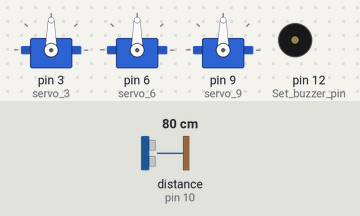
The sketch below on a simulated Arduino Uno, built with avr-gcc and run on an emulated ATmega328P. Shown: 3 × servo, buzzer (waves = sounding). Wiring (inferred from the names in the program): ultrasonic range finder: trigger pin 11; echo pin 10. The test bench sets the inputs (shaded band); at power-on: distance to the obstacle (sensor on pin 10) 80 cm. The echo pulse lasts 58.3 µs per cm; random numbers use the default seed unless the sketch sets one.

Above: at 1.2 s.
1.3 s: distance to the obstacle (sensor on pin 10) set to 23 cm
2.8 s: distance to the obstacle (sensor on pin 10) set to 19 cm
At 3.7 s:
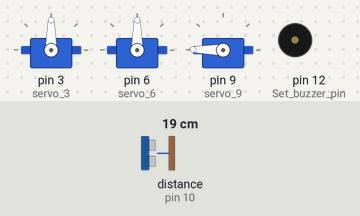
At 4.47 s:
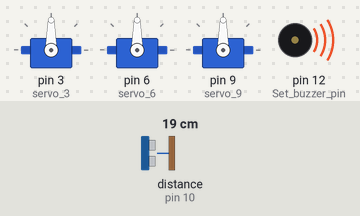
5.8 s: distance to the obstacle (sensor on pin 10) set to 35 cm
7.3 s: distance to the obstacle (sensor on pin 10) set to 2 cm
At 8.2 s:
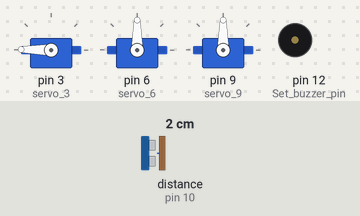
10.3 s: distance to the obstacle (sensor on pin 10) set to 60 cm
Timing chart, 0 to 12.8 s (numbered marks = the images above; inputs shaded):
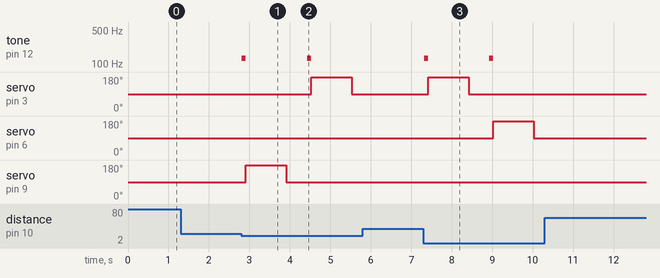

Measured:
- the behaviour switches between 21 and 20 cm on distance to the obstacle (sensor on pin 10) (found by bisection; images 0 and 1)
- after the input at 1.3 s, every drawn part: stays the same
- after the input at 2.8 s, tone on pin 12 (Set_buzzer_pin): alternates 131 Hz for 0.10 s and silent for 1.5 s, starting at once; servo on pin 3 (servo_3): 90° → 179° after 1.7 s, → 90° 1.0 s later; servo on pin 9 (servo_9): 90° → 179° after 0.11 s, → 90° 1.0 s later
- after the input at 5.8 s, every drawn part: stays the same
- after the input at 7.3 s, tone on pin 12 (Set_buzzer_pin): alternates 131 Hz for 0.10 s and silent for 1.5 s, starting at once; servo on pin 3 (servo_3): 90° → 179° after 0.12 s, → 90° 1.0 s later; servo on pin 6 (servo_6): 90° → 179° after 1.7 s, → 90° 1.0 s later
- after the input at 10.3 s, every drawn part: stays the same

The sketch:

sonar_distance_sensor_pdf1.ino
```cpp
#include <Servo.h> // Include the Servo library to control servo motors

volatile long A; // Variable used to store random number for servo selection

// Function to measure distance using the ultrasonic sensor (Trigger: pin 11, Echo: pin 10)
float checkdistance_11_10() {
  digitalWrite(11, LOW);        // Ensure trigger is low
  delayMicroseconds(2);         // Wait briefly
  digitalWrite(11, HIGH);       // Send a 10µs pulse to trigger the sensor
  delayMicroseconds(10);
  digitalWrite(11, LOW);        // End the pulse
  float distance = pulseIn(10, HIGH) / 58.00; // Read echo time and convert to cm
  delay(10);                    // Short delay to stabilize sensor
  return distance;
}

// Create Servo objects for controlling three servo motors
Servo servo_3;
Servo servo_6;
Servo servo_9;

void setup() {
  A = 0;
  pinMode(11, OUTPUT); // Set ultrasonic trigger pin
  pinMode(10, INPUT);  // Set ultrasonic echo pin
  pinMode(12, OUTPUT); // Set buzzer pin

  // Attach servos to designated pins
  servo_3.attach(3);
  servo_6.attach(6);
  servo_9.attach(9);
}

void loop() {
  // Check distance from object using the ultrasonic sensor
  if (checkdistance_11_10() < 20) {
    A = random(0, 4); // Generate a random number between 0 and 3

    switch (A) {
      case 1:
        tone(12, 131);         // Play a tone on the buzzer
        delay(100);
        noTone(12);            // Stop the tone
        servo_3.write(179);    // Move servo_3 to max angle
        delay(1000);           // Hold position
        servo_3.write(90);     // Return to neutral position
        delay(500);
        break;
      case 2:
        tone(12, 131);
        delay(100);
        noTone(12);
        servo_6.write(179);
        delay(1000);
        servo_6.write(90);
        delay(500);
        break;
      case 3:
        tone(12, 131);
        delay(100);
        noTone(12);
        servo_9.write(179);
        delay(1000);
        servo_9.write(90);
        delay(500);
        break;
      // Note: case 0 does nothing
    }
  }
}
```
